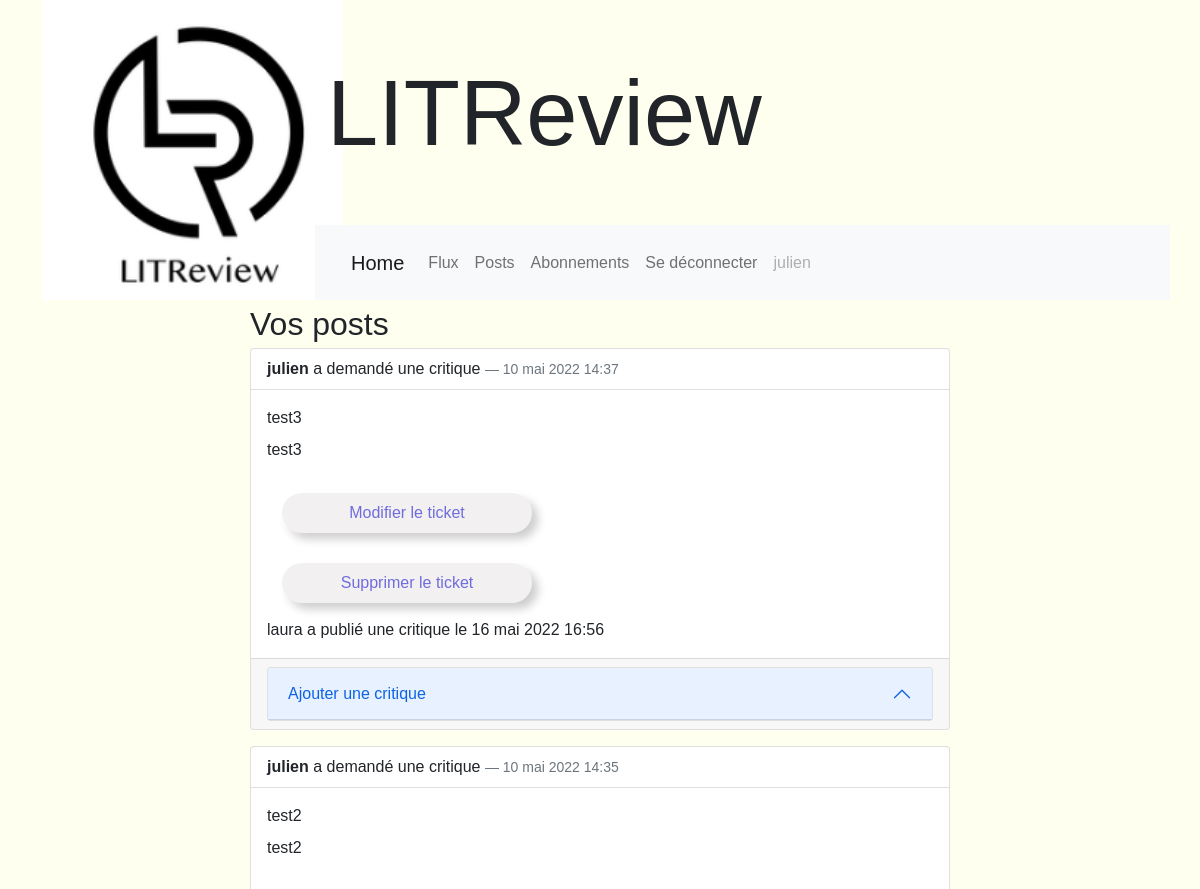
The page /apps/posts (signed in, upper part) on the database as committed earlier.
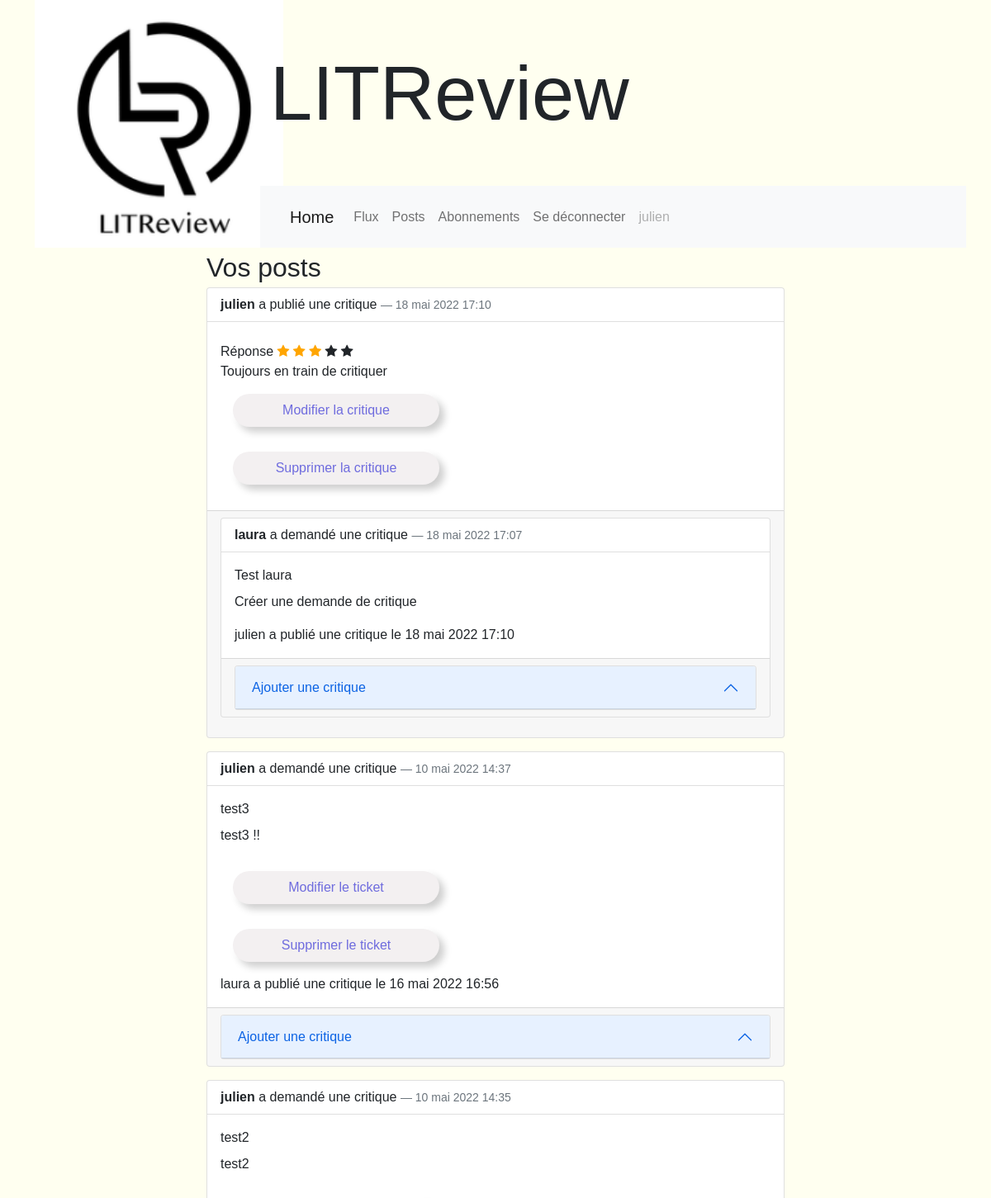
The same page on the database as committed later.
### apps/models.py (models this page shows, shortened)
class Ticket(models.Model):
    title = models.CharField(max_length=128)
    description = models.TextField(max_length=2018, blank=True)
    user = models.ForeignKey(
        to=settings.AUTH_USER_MODEL, on_delete=models.CASCADE)
    image = models.ImageField(upload_to='img/', null=True, blank=True)
    time_created = models.DateTimeField(auto_now_add=True)
    @property
    def get_reviews(self):
        return Review.objects.filter(ticket=self.id).order_by('-time_created')
    @property
    def class_name(self):
        return self.__class__.__name__

class Review(models.Model):
    ticket = models.ForeignKey(
        to=Ticket, on_delete=models.CASCADE, related_name='ticket')
    rating = models.PositiveSmallIntegerField(
        default=0, validators=[MinValueValidator(0), MaxValueValidator(5)])
    headline = models.CharField(max_length=128)
    body = models.CharField(max_length=8192, blank=True)
    user = models.ForeignKey(
        to=settings.AUTH_USER_MODEL, on_delete=models.CASCADE)
    time_created = models.DateTimeField(auto_now_add=True)
    @property
    def class_name(self):
        return self.__class__.__name__

### apps/views.py (the view)
# urls.py: path('posts', views.posts, name="posts"),
@login_required
def posts(request):
    context = {}
    RForm = ReviewForm(request.POST or None)
    posts_list = get_all_posts(users=[request.user])
    context['posts'] = posts_list
    context['RForm'] = RForm
    return render(request, 'apps/posts.html', context)

### apps/post.py (called while the page is built)
def get_all_posts(users):
    if users == 'all':
        tickets = Ticket.objects.all()
        reviews = Review.objects.all()
    else:
        tickets = Ticket.objects.filter(user__in=users)
        reviews = Review.objects.filter(user__in=users)
    posts_list = sorted(
        chain(tickets, reviews),
        key=lambda post: post.time_created, reverse=True)
    return posts_list

### apps/templates/apps/posts.html (shortened to what this page needs)
{% extends 'apps/base.html' %}
{% block content %}
    <div>
        <div class="cont title">Vos posts</div>
        {% if posts %}
            {% for post in posts %}
                {% if 'Ticket' in post.class_name %}
                    {% include 'apps/ticket_item.html' with post=post %}
                {% elif 'Review' in post.class_name %}
                    {% include 'apps/review_item.html' with post=post %}
                {% endif %}
            {% endfor %}
        {% else %}
            Vous n'avez publié aucune critique.
        {% endif %}
    </div>
{% endblock %}

### apps/templates/apps/review_item.html (shortened to what this page needs)
{% load bootstrap5 %}
<div class="card mb-3">
    <div class="card-header">
        <strong>{{ post.user.username }}</strong> a publié une critique <span class="text-end blockquote-footer">{{ post.time_created }}</span>
    </div>
    <div class="card-body">
        <div class="card-text">
            <span>{{ post.headline }}</span>
            {% for star in '01234'|make_list %}
                {% if forloop.counter <= post.rating %}
                    <span class="fa fa-star star-btn checked"></span>
                {% else %}
                    <span class="fa fa-star star-btn"></span>
                {% endif %}
            {% endfor %}
            <div>{{ post.body }}</div>
        </div>
        {% if post.user == user %}
            <div>
                <form class="form" action="{% url 'apps:update_review' post.id %}" method="GET">
                    <button class="btn">Modifier la critique</button>
                </form>
                <form class="form" action="{% url 'apps:delete_review' post.id %}" method="POST">
                    <button class="btn">Supprimer la critique</button>
                </form>
            </div>
        {% endif %}
    </div>
    {% if only != 'only' %}
        <div class="card-footer">
            {% include 'apps/ticket_item.html' with post=post.ticket %}
        </div>
    {% endif %}
</div>

### apps/templates/apps/ticket_item.html (shortened to what this page needs)
{% load bootstrap5 %}
<div class="card mb-3">
    <div class="card-header">
        <strong>{{ post.user.username }}</strong> a demandé une critique <span class="text-end blockquote-footer">{{ post.time_created }}</span>
    </div>
    <div class="card-body">
        <div class="card-title">{{ post.title }}</div>
        <div class="card-text">
            <p>{{ post.description}}</p>
        </div>
        {% if post.user == user %}
            <div>
                <form class="form" action="{% url 'apps:update_ticket' post.id %}" method="GET">
                    <button class="btn">Modifier le ticket</button>
                </form>
                <form class="form" action="{% url 'apps:delete_ticket' post.id %}" method="POST">
                    <button class="btn">Supprimer le ticket</button>
                </form>
            </div>
        {% endif %}
        {% if title != 'Modifier une critique' %}
            <ul class="list-group">
            {% for review in post.get_reviews %}
                <a data-bs-toggle="modal" data-bs-target="#Modal{{ review.id }}">
                    {{ review.user.username }} a publié une critique le {{ review.time_created }}
                </a>
            {% endfor %}
            </ul>
        {% endif %}
    </div>
    {% if title != 'Modifier une critique' %}
        <div class="card-footer">
            {% include 'apps/post-accordion.html' with post=post %}
        </div>
    {% endif %}
</div>

### apps/templates/apps/post-accordion.html (shortened to what this page needs)
{% load bootstrap5 %}
<div class="accordion" id="accordion{{ post.id }}">
    <div class="accordion-item">
        <h2 class="accordion-header" id="heading{{ post.id }}">
            <button class="accordion-button" type="button" data-bs-toggle="collapse" data-bs-target="#collapse{{ post.id }}" aria-expanded="true" aria-controls="collapse{{ post.id }}">
                Ajouter une critique
            </button>
        </h2>
    </div>
</div>

Rows that differ between the two databases and show on the page:
added Review: user.username "julien", time_created "18 mai 2022 17:10", headline "Réponse", rating 3 (drawn), body "Toujours en train de critiquer", user.username "laura", time_created "18 mai 2022 17:07", title "Test laura", description "Créer une demande de critique"
changed Ticket "test3": description "test3" → "test3 !!"
